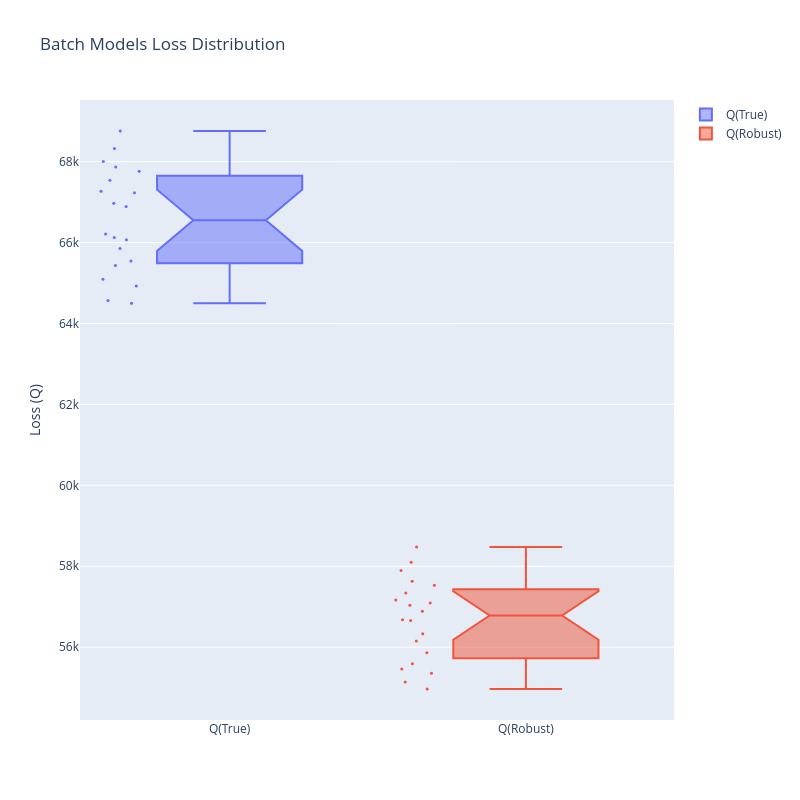

Notebook source saved alongside this figure:
### Code cell
# Plot the loss distribution for the batch models
batch_analysis.plot_loss_distribution()

### Figure 1 — Plotly figure (JSON) as saved in the notebook; plotly's stock layout.template omitted (floating-point values rounded to 4 significant figures)
{"data": [{"boxpoints": "all", "hovertemplate": "Model: %{text}<br>%{x}: %{y:.2f}<extra></extra>", "marker": {"size": 3}, "name": "Q(True)", "notched": true, "text": ["0", "1", "2", "3", "4", "5", "6", "7", "8", "9", "10", "11", "12", "13", "14", "15", "16", "17", "18", "19"], "type": "box", "y": [66130.0, 68000.0, 67870.0, 66210.0, 68760.0, 65090.0, 65550.0, 67270.0, 65850.0, 67760.0, 66970.0, 68320.0, 66070.0, 67230.0, 64570.0, 65430.0, 64500.0, 64930.0, 66890.0, 67540.0]}, {"boxpoints": "all", "hovertemplate": "Model: %{text}<br>%{x}: %{y:.2f}<extra></extra>", "marker": {"size": 3}, "name": "Q(Robust)", "notched": true, "text": ["0", "1", "2", "3", "4", "5", "6", "7", "8", "9", "10", "11", "12", "13", "14", "15", "16", "17", "18", "19"], "type": "box", "y": [56150.0, 58100.0, 57100.0, 56330.0, 58480.0, 55360.0, 55860.0, 57030.0, 56680.0, 57530.0, 56890.0, 57340.0, 56660.0, 57630.0, 54970.0, 55590.0, 55140.0, 55460.0, 57170.0, 57900.0]}], "layout": {"height": 800, "title": {"text": "Batch Models Loss Distribution"}, "width": 800, "xaxis": {"title": {"text": ""}}, "yaxis": {"title": {"text": "Loss (Q)"}}}}
